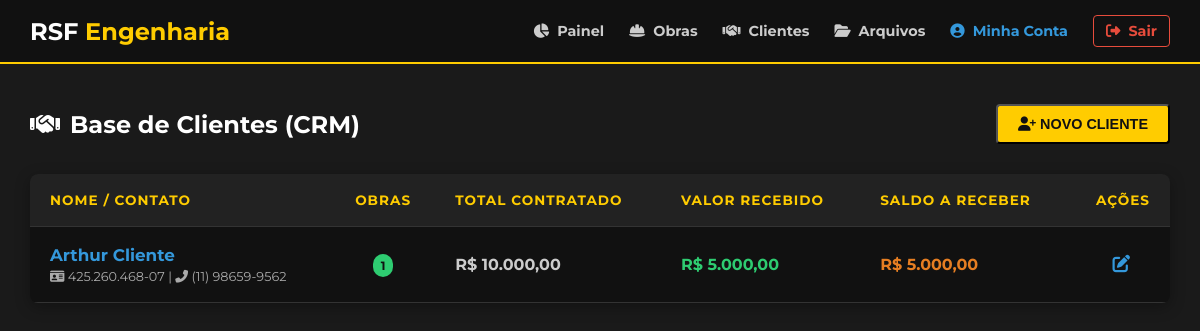
Page /portal/clientes.php (signed in) on the committed database.
### tables this page shows
CREATE TABLE `clientes` (
  `id` int(11) NOT NULL,
  `nome` varchar(255) NOT NULL,
  `documento` varchar(20) DEFAULT NULL,
  `telefone` varchar(20) DEFAULT NULL,
  `email` varchar(255) DEFAULT NULL,
  `status` enum('Ativo','Arquivado') DEFAULT 'Ativo',
  `criado_em` timestamp NOT NULL DEFAULT current_timestamp()
);

### portal/clientes.php (the view, shortened to what this page needs)
<?php
require_once 'scripts/conexao.php';
$clientes = [];
try {
    $sql_lista = "SELECT c.*,
                 (SELECT COUNT(*) FROM projetos WHERE cliente_id = c.id) as total_obras,
                 (SELECT SUM(valor) FROM projetos WHERE cliente_id = c.id) as valor_total_contratado,
                 (SELECT SUM(r.valor) FROM recebimentos r INNER JOIN projetos p ON r.projeto_id = p.id WHERE p.cliente_id = c.id AND r.status = 'Ativo') as valor_total_pago
                 FROM clientes c
                 WHERE c.status = 'Ativo'
                 ORDER BY c.nome ASC";
    $stmt = $pdo->query($sql_lista);
    $clientes = $stmt->fetchAll();
} catch (PDOException $e) {
    die("Erro ao carregar a lista de clientes.");
}
?>
<!DOCTYPE html>
<html lang="pt-BR">
<head>
    <link rel="stylesheet" href="https://cdnjs.cloudflare.com/ajax/libs/font-awesome/6.4.0/css/all.min.css">
    <link rel="stylesheet" href="../styles/lista_projetos.css">
</head>
<body>
    <?php include 'header.php'; ?>
    <main class="container">
        <div class="header-acoes">
            <h2><i class="fas fa-handshake"></i> Base de Clientes (CRM)</h2>
            <button class="btn-novo" onclick="abrirModalAdd()"><i class="fas fa-user-plus"></i> Novo Cliente</button>
        </div>
        <div class="table-wrapper">
            <table>
                <thead>
                    <tr>
                        <th>Nome / Contato</th>
                        <th style="text-align: center;">Obras</th>
                        <th>Total Contratado</th>
                        <th>Valor Recebido</th>
                        <th>Saldo a Receber</th>
                        <th style="text-align: right;">Ações</th>
                    </tr>
                </thead>
                <tbody>
                    <?php if (empty($clientes)): ?>
                        <tr>
                            <td colspan="6" style="text-align: center; color: #888; padding: 30px;">
                                <i class="fas fa-users-slash fa-2x" style="margin-bottom: 10px; display: block;"></i>
                                Nenhum cliente cadastrado no sistema ainda.
                            </td>
                        </tr>
                    <?php else: ?>
                        <?php
                        foreach ($clientes as $cli):
                            $contratado = (float)$cli['valor_total_contratado'];
                            $pago = (float)$cli['valor_total_pago'];
                            $saldo = $contratado - $pago;
                        ?>
                            <tr>
                                <td>
                                    <div style="font-weight: bold; color: #3498db; font-size: 1.05rem;"><?= htmlspecialchars($cli['nome']) ?></div>
                                    <div style="font-size: 0.8rem; color: #aaa; margin-top: 4px;">
                                        <i class="fas fa-id-card"></i> <?= htmlspecialchars($cli['documento'] ?: 'Sem doc.') ?> |
                                        <i class="fas fa-phone-alt"></i> <?= htmlspecialchars($cli['telefone'] ?: '--') ?>
                                    </div>
                                </td>
                                <td style="text-align: center;">
                                    <span class="badge-obras <?= $cli['total_obras'] == 0 ? 'badge-zero' : '' ?>">
                                        <?= $cli['total_obras'] ?>
                                    </span>
                                </td>
                                <td style="color: #ccc; font-weight: bold;">
                                    R$ <?= number_format($contratado, 2, ',', '.') ?>
                                </td>
                                <td style="color: #2ecc71; font-weight: bold;">
                                    R$ <?= number_format($pago, 2, ',', '.') ?>
                                </td>
                                <td style="color: <?= $saldo > 0 ? '#e67e22' : '#888' ?>; font-weight: bold;">
                                    R$ <?= number_format(max(0, $saldo), 2, ',', '.') ?>
                                </td>
                                <td style="text-align: right; white-space: nowrap;">
                                    <button type="button" class="btn-acao-sm btn-edit" title="Editar Cliente"
                                            onclick="abrirModalEdit(<?= $cli['id'] ?>, '<?= htmlspecialchars($cli['nome'], ENT_QUOTES) ?>', '<?= htmlspecialchars($cli['documento'], ENT_QUOTES) ?>', '<?= htmlspecialchars($cli['telefone'], ENT_QUOTES) ?>', '<?= htmlspecialchars($cli['email'], ENT_QUOTES) ?>')">
                                        <i class="fas fa-edit"></i>
                                    </button>
                                </td>
                            </tr>
                        <?php endforeach; ?>
                    <?php endif; ?>
                </tbody>
            </table>
        </div>
    </main>
</body>
</html>

### styles/lista_projetos.css (style rules this page uses)
:root { --primary-yellow: #FFCC00; --dark-bg: #1A1A1A; --darker-bg: #111111; }
body { margin: 0; font-family: 'Montserrat', sans-serif; background-color: var(--dark-bg); color: #fff; }
.container { padding: 40px 30px; max-width: 1200px; margin: 0 auto; }
.header-acoes { display: flex; justify-content: space-between; align-items: center; margin-bottom: 30px; }
.header-acoes h2 { margin: 0; display: flex; align-items: center; gap: 10px; }
.btn-novo { background-color: var(--primary-yellow); color: #111; text-decoration: none; padding: 10px 20px; border-radius: 4px; font-weight: 700; transition: 0.3s; text-transform: uppercase; font-size: 0.9rem; }
.table-wrapper { background-color: var(--darker-bg); border-radius: 8px; box-shadow: 0 4px 15px rgba(0,0,0,0.3); overflow-x: auto; }
table { width: 100%; border-collapse: collapse; text-align: left; }
th, td { padding: 18px 20px; border-bottom: 1px solid #333; }
th { background-color: #222; color: var(--primary-yellow); text-transform: uppercase; font-size: 0.85rem; letter-spacing: 1px; }

### portal/clientes.php (style rules this page uses)
.btn-acao-sm { background: none; border: none; cursor: pointer; font-size: 1.1rem; padding: 5px; margin-right: 15px; transition: 0.3s; }
.btn-edit { color: #3498db; }
.badge-obras { background-color: #2ecc71; color: #111; padding: 4px 8px; border-radius: 12px; font-size: 0.75rem; font-weight: bold; }

### rows in the picture
clientes: nome "Arthur Cliente", documento "425.260.468-07", telefone "(11) 98659-9562", total_obras "1", contratado "10.000,00", pago "5.000,00", max(0, $saldo) "5.000,00"
